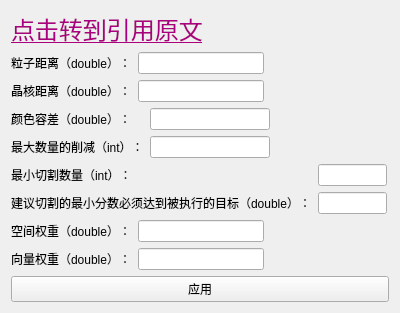
<?xml version="1.0" encoding="UTF-8"?>
<ui version="4.0">
 <class>QCpc</class>
 <widget class="QSubDialogBase" name="QCpc">
  <property name="geometry">
   <rect>
    <x>0</x>
    <y>0</y>
    <width>400</width>
    <height>290</height>
   </rect>
  </property>
  <property name="windowTitle">
   <string>Cpc聚类</string>
  </property>
  <layout class="QGridLayout" name="gridLayout">
   <item row="0" column="0">
    <widget class="QLabel" name="label">
     <property name="text">
      <string>&lt;html&gt;&lt;head/&gt;&lt;body&gt;&lt;p&gt;&lt;a href=&quot;http://www.cnblogs.com/ironstark/p/5027269.html&quot;&gt;&lt;span style=&quot; font-size:18pt; text-decoration: underline; color:#aa007f;&quot;&gt;点击转到引用原文&lt;/span&gt;&lt;/a&gt;&lt;/p&gt;&lt;/body&gt;&lt;/html&gt;</string>
     </property>
     <property name="openExternalLinks">
      <bool>true</bool>
     </property>
    </widget>
   </item>
   <item row="1" column="0">
    <layout class="QGridLayout" name="gridLayout_25">
     <item row="1" column="1">
      <widget class="QLineEdit" name="max_lineEdit_23"/>
     </item>
     <item row="0" column="0">
      <widget class="QLabel" name="label_47">
       <property name="text">
        <string>粒子距离（double）：</string>
       </property>
      </widget>
     </item>
     <item row="0" column="1">
      <widget class="QLineEdit" name="min_lineEdit_23"/>
     </item>
     <item row="0" column="2">
      <spacer name="horizontalSpacer_48">
       <property name="orientation">
        <enum>Qt::Horizontal</enum>
       </property>
       <property name="sizeHint" stdset="0">
        <size>
         <width>40</width>
         <height>20</height>
        </size>
       </property>
      </spacer>
     </item>
     <item row="1" column="0">
      <widget class="QLabel" name="label_48">
       <property name="text">
        <string>晶核距离（double）：</string>
       </property>
      </widget>
     </item>
     <item row="1" column="2">
      <spacer name="horizontalSpacer_49">
       <property name="orientation">
        <enum>Qt::Horizontal</enum>
       </property>
       <property name="sizeHint" stdset="0">
        <size>
         <width>40</width>
         <height>20</height>
        </size>
       </property>
      </spacer>
     </item>
    </layout>
   </item>
   <item row="2" column="0">
    <layout class="QGridLayout" name="gridLayout_26">
     <item row="0" column="0">
      <widget class="QLabel" name="label_49">
       <property name="text">
        <string>颜色容差（double）：</string>
       </property>
      </widget>
     </item>
     <item row="0" column="1">
      <widget class="QLineEdit" name="min_lineEdit_24"/>
     </item>
     <item row="0" column="2">
      <spacer name="horizontalSpacer_50">
       <property name="orientation">
        <enum>Qt::Horizontal</enum>
       </property>
       <property name="sizeHint" stdset="0">
        <size>
         <width>40</width>
         <height>20</height>
        </size>
       </property>
      </spacer>
     </item>
     <item row="1" column="1">
      <widget class="QLineEdit" name="max_lineEdit_24"/>
     </item>
     <item row="1" column="2">
      <spacer name="horizontalSpacer_51">
       <property name="orientation">
        <enum>Qt::Horizontal</enum>
       </property>
       <property name="sizeHint" stdset="0">
        <size>
         <width>40</width>
         <height>20</height>
        </size>
       </property>
      </spacer>
     </item>
     <item row="1" column="0">
      <widget class="QLabel" name="label_50">
       <property name="text">
        <string>最大数量的削减（int）：</string>
       </property>
      </widget>
     </item>
    </layout>
   </item>
   <item row="3" column="0">
    <layout class="QGridLayout" name="gridLayout_24">
     <item row="1" column="2">
      <spacer name="horizontalSpacer_46">
       <property name="orientation">
        <enum>Qt::Horizontal</enum>
       </property>
       <property name="sizeHint" stdset="0">
        <size>
         <width>40</width>
         <height>20</height>
        </size>
       </property>
      </spacer>
     </item>
     <item row="0" column="2">
      <spacer name="horizontalSpacer_47">
       <property name="orientation">
        <enum>Qt::Horizontal</enum>
       </property>
       <property name="sizeHint" stdset="0">
        <size>
         <width>40</width>
         <height>20</height>
        </size>
       </property>
      </spacer>
     </item>
     <item row="0" column="1">
      <widget class="QLineEdit" name="min_lineEdit_22"/>
     </item>
     <item row="0" column="0">
      <widget class="QLabel" name="label_45">
       <property name="text">
        <string>最小切割数量（int）：</string>
       </property>
      </widget>
     </item>
     <item row="1" column="1">
      <widget class="QLineEdit" name="max_lineEdit_22"/>
     </item>
     <item row="1" column="0">
      <widget class="QLabel" name="label_46">
       <property name="text">
        <string>建议切割的最小分数必须达到被执行的目标（double）：</string>
       </property>
      </widget>
     </item>
    </layout>
   </item>
   <item row="4" column="0">
    <layout class="QGridLayout" name="gridLayout_23">
     <item row="1" column="1">
      <widget class="QLineEdit" name="max_lineEdit_21"/>
     </item>
     <item row="0" column="0">
      <widget class="QLabel" name="label_43">
       <property name="text">
        <string>空间权重（double）：</string>
       </property>
      </widget>
     </item>
     <item row="0" column="1">
      <widget class="QLineEdit" name="min_lineEdit_21"/>
     </item>
     <item row="0" column="2">
      <spacer name="horizontalSpacer_44">
       <property name="orientation">
        <enum>Qt::Horizontal</enum>
       </property>
       <property name="sizeHint" stdset="0">
        <size>
         <width>40</width>
         <height>20</height>
        </size>
       </property>
      </spacer>
     </item>
     <item row="1" column="0">
      <widget class="QLabel" name="label_44">
       <property name="text">
        <string>向量权重（double）：</string>
       </property>
      </widget>
     </item>
     <item row="1" column="2">
      <spacer name="horizontalSpacer_45">
       <property name="orientation">
        <enum>Qt::Horizontal</enum>
       </property>
       <property name="sizeHint" stdset="0">
        <size>
         <width>40</width>
         <height>20</height>
        </size>
       </property>
      </spacer>
     </item>
    </layout>
   </item>
   <item row="5" column="0">
    <widget class="QPushButton" name="pushButton">
     <property name="text">
      <string>应用</string>
     </property>
    </widget>
   </item>
  </layout>
 </widget>
 <layoutdefault spacing="6" margin="11"/>
 <customwidgets>
  <customwidget>
   <class>QSubDialogBase</class>
   <extends>QWidget</extends>
   <header>qsubdialogbase.h</header>
   <container>1</container>
  </customwidget>
 </customwidgets>
 <resources/>
 <connections>
  <connection>
   <sender>pushButton</sender>
   <signal>clicked()</signal>
   <receiver>QCpc</receiver>
   <slot>OnApply()</slot>
   <hints>
    <hint type="sourcelabel">
     <x>109</x>
     <y>274</y>
    </hint>
    <hint type="destinationlabel">
     <x>135</x>
     <y>395</y>
    </hint>
   </hints>
  </connection>
 </connections>
 <slots>
  <slot>OnApply()</slot>
 </slots>
</ui>
